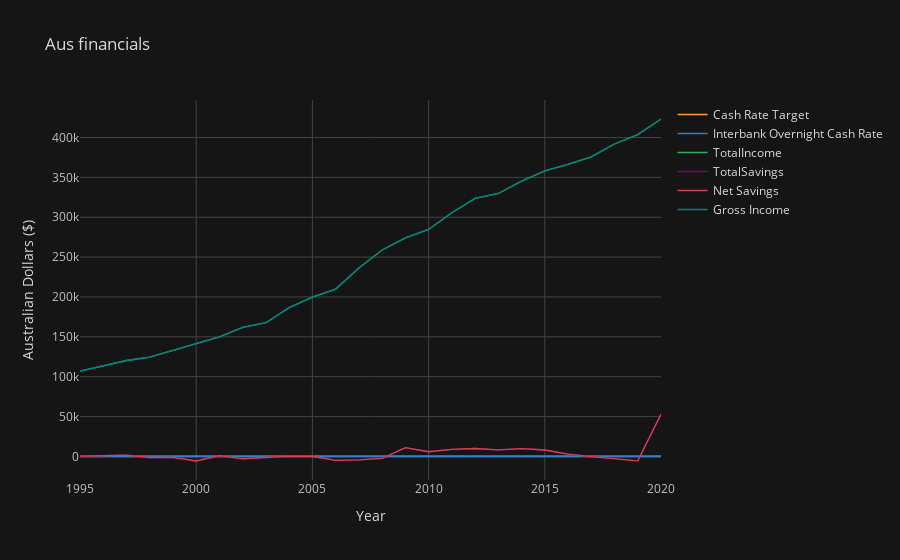
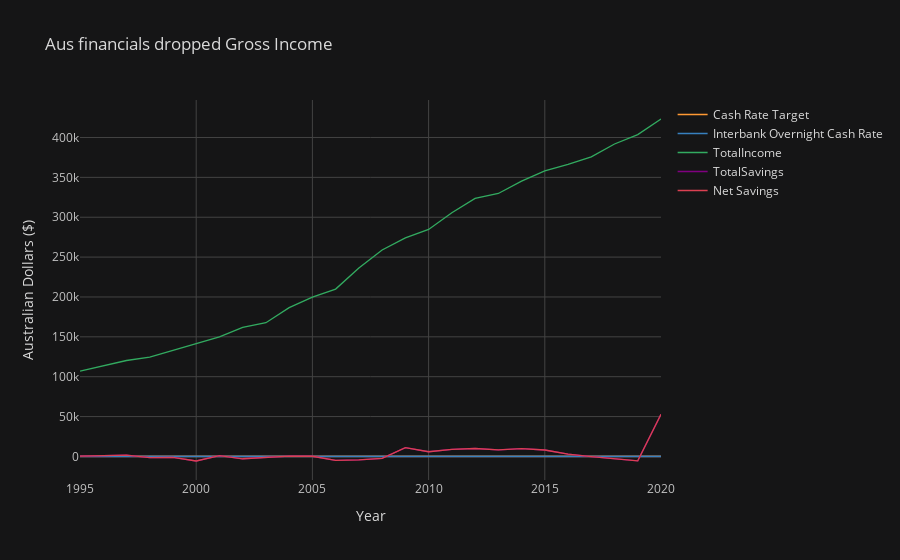

Source (notebook cell) for these figures, in order:
### Code cell
# Create line plots using Cufflink
aus_financials_fig1 = aus_financials_renamed_df.iplot(kind='line',
                                                        title="Aus financials",
                                                        xTitle="Year",
                                                        yTitle='Australian Dollars ($)')        
             
aus_financials_fig2 = aus_financials_renamed_d2.iplot(kind='line',
                                                        title="Aus financials dropped Gross Income",
                                                        xTitle="Year",
                                                        yTitle='Australian Dollars ($)')    

#Create the plot matrix:
fig = subplots.make_subplots(rows=2, cols=1)

#Add traces, use  'add_traces', or 'append_trace'.
fig.add_traces(aus_financials_fig1)
fig.add_traces(aus_financials_fig2)

fig['layout'].update(height=600,
                     width=600)

### Figure 1 — Plotly figure (JSON) as saved in the notebook; plotly's stock layout.template omitted (floating-point values rounded to 4 significant figures)
{"data": [{"line": {"color": "rgba(255, 153, 51, 1.0)", "dash": "solid", "shape": "linear", "width": 1.3}, "mode": "lines", "name": "Cash Rate Target", "text": "", "type": "scatter", "x": [1995, 1996, 1997, 1998, 1999, 2000, 2001, 2002, 2003, 2004, 2005, 2006, 2007, 2008, 2009, 2010, 2011, 2012, 2013, 2014, 2015, 2016, 2017, 2018, 2019, 2020], "y": [7.5, 7.5, 5.5, 5, 4.75, 6, 5, 4.72, 4.75, 5.25, 5.5, 5.75, 6.25, 7.25, 3, 4.5, 4.75, 3.54, 2.75, 2.5, 2, 1.75, 1.5, 1.5, 1.28, 0.25]}, {"line": {"color": "rgba(55, 128, 191, 1.0)", "dash": "solid", "shape": "linear", "width": 1.3}, "mode": "lines", "name": "Interbank Overnight Cash Rate", "text": "", "type": "scatter", "x": [1995, 1996, 1997, 1998, 1999, 2000, 2001, 2002, 2003, 2004, 2005, 2006, 2007, 2008, 2009, 2010, 2011, 2012, 2013, 2014, 2015, 2016, 2017, 2018, 2019, 2020], "y": [7.51, 7.51, 5.57, 5.07, 4.76, 6, 5, 4.72, 4.75, 5.25, 5.5, 5.75, 6.25, 7.25, 3, 4.5, 4.75, 3.54, 2.75, 2.5, 2, 1.75, 1.5, 1.5, 1.28, 0.14]}, {"line": {"color": "rgba(50, 171, 96, 1.0)", "dash": "solid", "shape": "linear", "width": 1.3}, "mode": "lines", "name": "TotalIncome", "text": "", "type": "scatter", "x": [1995, 1996, 1997, 1998, 1999, 2000, 2001, 2002, 2003, 2004, 2005, 2006, 2007, 2008, 2009, 2010, 2011, 2012, 2013, 2014, 2015, 2016, 2017, 2018, 2019, 2020], "y": [107093, 113630, 120328, 124565, 133049, 142293, 149872, 161805, 167707, 186565, 199764, 209901, 236285, 258882, 274175, 284655, 305615, 323556, 329757, 345353, 358180, 366224, 375693, 391879, 403575, 423192]}, {"line": {"color": "rgba(128, 0, 128, 1.0)", "dash": "solid", "shape": "linear", "width": 1.3}, "mode": "lines", "name": "TotalSavings", "text": "", "type": "scatter", "x": [1995, 1996, 1997, 1998, 1999, 2000, 2001, 2002, 2003, 2004, 2005, 2006, 2007, 2008, 2009, 2010, 2011, 2012, 2013, 2014, 2015, 2016, 2017, 2018, 2019, 2020], "y": [313, 853, 1617, -1596, -1208, -5708, 1041, -2906, -1506, 495, 258, -4984, -4302, -2338, 11132, 5909, 8816, 9941, 8209, 9833, 8099, 2787, -196, -2943, -5466, 52864]}, {"line": {"color": "rgba(219, 64, 82, 1.0)", "dash": "solid", "shape": "linear", "width": 1.3}, "mode": "lines", "name": "Net Savings", "text": "", "type": "scatter", "x": [1995, 1996, 1997, 1998, 1999, 2000, 2001, 2002, 2003, 2004, 2005, 2006, 2007, 2008, 2009, 2010, 2011, 2012, 2013, 2014, 2015, 2016, 2017, 2018, 2019, 2020], "y": [313, 853, 1617, -1596, -1208, -5708, 1041, -2906, -1506, 495, 258, -4984, -4302, -2338, 11132, 5909, 8816, 9941, 8209, 9833, 8099, 2787, -196, -2943, -5466, 52864]}, {"line": {"color": "rgba(0, 128, 128, 1.0)", "dash": "solid", "shape": "linear", "width": 1.3}, "mode": "lines", "name": "Gross Income", "text": "", "type": "scatter", "x": [1995, 1996, 1997, 1998, 1999, 2000, 2001, 2002, 2003, 2004, 2005, 2006, 2007, 2008, 2009, 2010, 2011, 2012, 2013, 2014, 2015, 2016, 2017, 2018, 2019, 2020], "y": [107093, 113630, 120328, 124565, 133049, 142293, 149872, 161805, 167707, 186565, 199764, 209901, 236285, 258882, 274175, 284655, 305615, 323556, 329757, 345353, 358180, 366224, 375693, 391879, 403575, 423192]}], "layout": {"autosize": true, "legend": {"bgcolor": "#151516", "font": {"color": "#D9D9D9"}}, "paper_bgcolor": "#151516", "plot_bgcolor": "#151516", "title": {"font": {"color": "#D9D9D9"}, "text": "Aus financials"}, "xaxis": {"autorange": true, "gridcolor": "#434343", "range": [1995, 2020], "showgrid": true, "tickfont": {"color": "#C2C2C2"}, "title": {"font": {"color": "#D9D9D9"}, "text": "Year"}, "type": "linear", "zerolinecolor": "#666570"}, "yaxis": {"autorange": true, "gridcolor": "#434343", "range": [-29540.0, 447000.0], "showgrid": true, "tickfont": {"color": "#C2C2C2"}, "title": {"font": {"color": "#D9D9D9"}, "text": "Australian Dollars ($)"}, "type": "linear", "zerolinecolor": "#666570"}}}

### Figure 2 — Plotly figure (JSON) as saved in the notebook; plotly's stock layout.template omitted (floating-point values rounded to 4 significant figures)
{"data": [{"line": {"color": "rgba(255, 153, 51, 1.0)", "dash": "solid", "shape": "linear", "width": 1.3}, "mode": "lines", "name": "Cash Rate Target", "text": "", "type": "scatter", "visible": true, "x": [1995, 1996, 1997, 1998, 1999, 2000, 2001, 2002, 2003, 2004, 2005, 2006, 2007, 2008, 2009, 2010, 2011, 2012, 2013, 2014, 2015, 2016, 2017, 2018, 2019, 2020], "y": [7.5, 7.5, 5.5, 5, 4.75, 6, 5, 4.72, 4.75, 5.25, 5.5, 5.75, 6.25, 7.25, 3, 4.5, 4.75, 3.54, 2.75, 2.5, 2, 1.75, 1.5, 1.5, 1.28, 0.25]}, {"line": {"color": "rgba(55, 128, 191, 1.0)", "dash": "solid", "shape": "linear", "width": 1.3}, "mode": "lines", "name": "Interbank Overnight Cash Rate", "text": "", "type": "scatter", "x": [1995, 1996, 1997, 1998, 1999, 2000, 2001, 2002, 2003, 2004, 2005, 2006, 2007, 2008, 2009, 2010, 2011, 2012, 2013, 2014, 2015, 2016, 2017, 2018, 2019, 2020], "y": [7.51, 7.51, 5.57, 5.07, 4.76, 6, 5, 4.72, 4.75, 5.25, 5.5, 5.75, 6.25, 7.25, 3, 4.5, 4.75, 3.54, 2.75, 2.5, 2, 1.75, 1.5, 1.5, 1.28, 0.14]}, {"line": {"color": "rgba(50, 171, 96, 1.0)", "dash": "solid", "shape": "linear", "width": 1.3}, "mode": "lines", "name": "TotalIncome", "text": "", "type": "scatter", "visible": true, "x": [1995, 1996, 1997, 1998, 1999, 2000, 2001, 2002, 2003, 2004, 2005, 2006, 2007, 2008, 2009, 2010, 2011, 2012, 2013, 2014, 2015, 2016, 2017, 2018, 2019, 2020], "y": [107093, 113630, 120328, 124565, 133049, 142293, 149872, 161805, 167707, 186565, 199764, 209901, 236285, 258882, 274175, 284655, 305615, 323556, 329757, 345353, 358180, 366224, 375693, 391879, 403575, 423192]}, {"line": {"color": "rgba(128, 0, 128, 1.0)", "dash": "solid", "shape": "linear", "width": 1.3}, "mode": "lines", "name": "TotalSavings", "text": "", "type": "scatter", "visible": true, "x": [1995, 1996, 1997, 1998, 1999, 2000, 2001, 2002, 2003, 2004, 2005, 2006, 2007, 2008, 2009, 2010, 2011, 2012, 2013, 2014, 2015, 2016, 2017, 2018, 2019, 2020], "y": [313, 853, 1617, -1596, -1208, -5708, 1041, -2906, -1506, 495, 258, -4984, -4302, -2338, 11132, 5909, 8816, 9941, 8209, 9833, 8099, 2787, -196, -2943, -5466, 52864]}, {"line": {"color": "rgba(219, 64, 82, 1.0)", "dash": "solid", "shape": "linear", "width": 1.3}, "mode": "lines", "name": "Net Savings", "text": "", "type": "scatter", "visible": true, "x": [1995, 1996, 1997, 1998, 1999, 2000, 2001, 2002, 2003, 2004, 2005, 2006, 2007, 2008, 2009, 2010, 2011, 2012, 2013, 2014, 2015, 2016, 2017, 2018, 2019, 2020], "y": [313, 853, 1617, -1596, -1208, -5708, 1041, -2906, -1506, 495, 258, -4984, -4302, -2338, 11132, 5909, 8816, 9941, 8209, 9833, 8099, 2787, -196, -2943, -5466, 52864]}], "layout": {"autosize": true, "legend": {"bgcolor": "#151516", "font": {"color": "#D9D9D9"}}, "paper_bgcolor": "#151516", "plot_bgcolor": "#151516", "title": {"font": {"color": "#D9D9D9"}, "text": "Aus financials dropped Gross Income"}, "xaxis": {"autorange": true, "gridcolor": "#434343", "range": [1995, 2020], "showgrid": true, "tickfont": {"color": "#C2C2C2"}, "title": {"font": {"color": "#D9D9D9"}, "text": "Year"}, "type": "linear", "zerolinecolor": "#666570"}, "yaxis": {"autorange": true, "gridcolor": "#434343", "range": [-29540.0, 447000.0], "showgrid": true, "tickfont": {"color": "#C2C2C2"}, "title": {"font": {"color": "#D9D9D9"}, "text": "Australian Dollars ($)"}, "type": "linear", "zerolinecolor": "#666570"}}}
